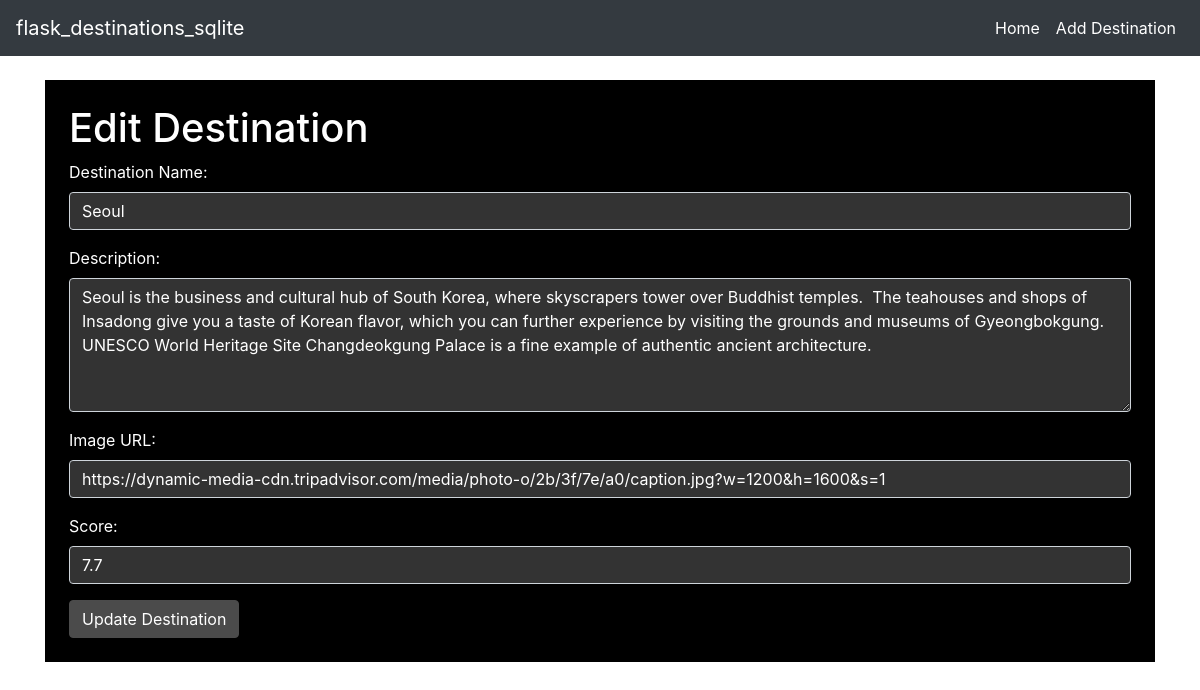
The page /edit_destination/2 on the database its author committed.
### tables this page shows
CREATE TABLE destinations_list (
    id INTEGER PRIMARY KEY AUTOINCREMENT,
    destination_name TEXT UNIQUE NOT NULL,
    description TEXT NOT NULL,
    image_url TEXT,
    reviews TEXT,
    score REAL
);

### app.py (the view, shortened to what this page needs)
@app.route('/edit_destination/<int:id>', methods=['GET', 'POST'])
def edit_destination(id):
    conn = get_db()
    cursor = conn.cursor()
    cursor.execute('SELECT * FROM destinations_list WHERE id = ?', (id,))
    destination = cursor.fetchone()
    conn.close()
    return render_template('edit_destination.html', destination=destination)

### app.py (called while the page is built)
def get_db():
    conn = sqlite3.connect(DATABASE)
    conn.row_factory = sqlite3.Row
    return conn

### templates/edit_destination.html (shortened to what this page needs)
{% extends 'base.html' %}
{% block content %}
<div class="container mt-4 black-background p-4">
    <h1>Edit Destination</h1>
    <form method="POST">
        <div class="form-group">
            <label for="destination_name">Destination Name:</label>
            <input type="text" class="form-control" id="destination_name" name="destination_name" value="{{ destination.destination_name }}" required>
        </div>
        <div class="form-group">
            <label for="description">Description:</label>
            <textarea class="form-control" id="description" name="description" rows="5" required>{{ destination.description }}</textarea>
        </div>
        <div class="form-group">
            <label for="image_url">Image URL:</label>
            <input type="text" class="form-control" id="image_url" name="image_url" value="{{ destination.image_url }}">
        </div>
        <div class="form-group">
            <label for="score">Score:</label>
            <input type="number" class="form-control" id="score" name="score" value="{{ destination.score }}" step="0.1" min="0" max="10" required>
        </div>
        <button type="submit" class="btn btn-dark-gray">Update Destination</button>
    </form>
</div>
{% endblock %}

### templates/base.html (shortened to what this page needs)
<!DOCTYPE html>
<html lang="en">
<head>
    <link rel="stylesheet" href="https://stackpath.bootstrapcdn.com/bootstrap/4.5.2/css/bootstrap.min.css">
    <link rel="stylesheet" href="{{ url_for('static', filename='styles.css') }}">
</head>
<body>
    {% include 'navbar.html' %}
    <div class="container">
        {% block content %}{% endblock %}
    </div>
</body>
</html>

### templates/navbar.html (shortened to what this page needs)
<nav class="navbar navbar-expand-lg navbar-dark bg-dark">
    <a class="navbar-brand" href="{{ url_for('index') }}">flask_destinations_sqlite</a>
    <div class="collapse navbar-collapse" id="navbarNav">
        <ul class="navbar-nav ml-auto">
            <li class="nav-item">
                <a class="nav-link" href="{{ url_for('index') }}">Home</a>
            </li>
            <li class="nav-item">
                <a class="nav-link" href="{{ url_for('add_destination') }}">Add Destination</a>
            </li>
        </ul>
    </div>
</nav>

### static/styles.css (style rules this page uses)
.navbar-dark .navbar-nav .nav-link { color: #ffffff; }
.navbar-dark .navbar-brand { color: #ffffff; }
.black-background { background-color: #000000; color: #ffffff; }
.black-background .form-control { background-color: #333333; color: #ffffff; }
.black-background label { color: #ffffff; }
.btn-dark-gray { background-color: #4b4b4b; color: #ffffff; border-color: #4b4b4b; }

### rows shown on the page
destinations_list: destination_name "Seoul", description "Seoul is the business and cultural hub of South Korea, where skyscrapers tower over Buddhist temples. The teahouses and shops of Insadong give you a taste of Korean flavor, which you can further experience by visiting the grounds and museums of Gyeongbokgung. UNESCO World Heritage Site Changdeokgung Palace is a fine example of authentic ancient architecture.", image_url "https://dynamic-media-cdn.tripadvisor.com/media/photo-o/2b/3f/7e/a0/caption.jpg?w=1200&h=1600&s=1", score "7.7"
